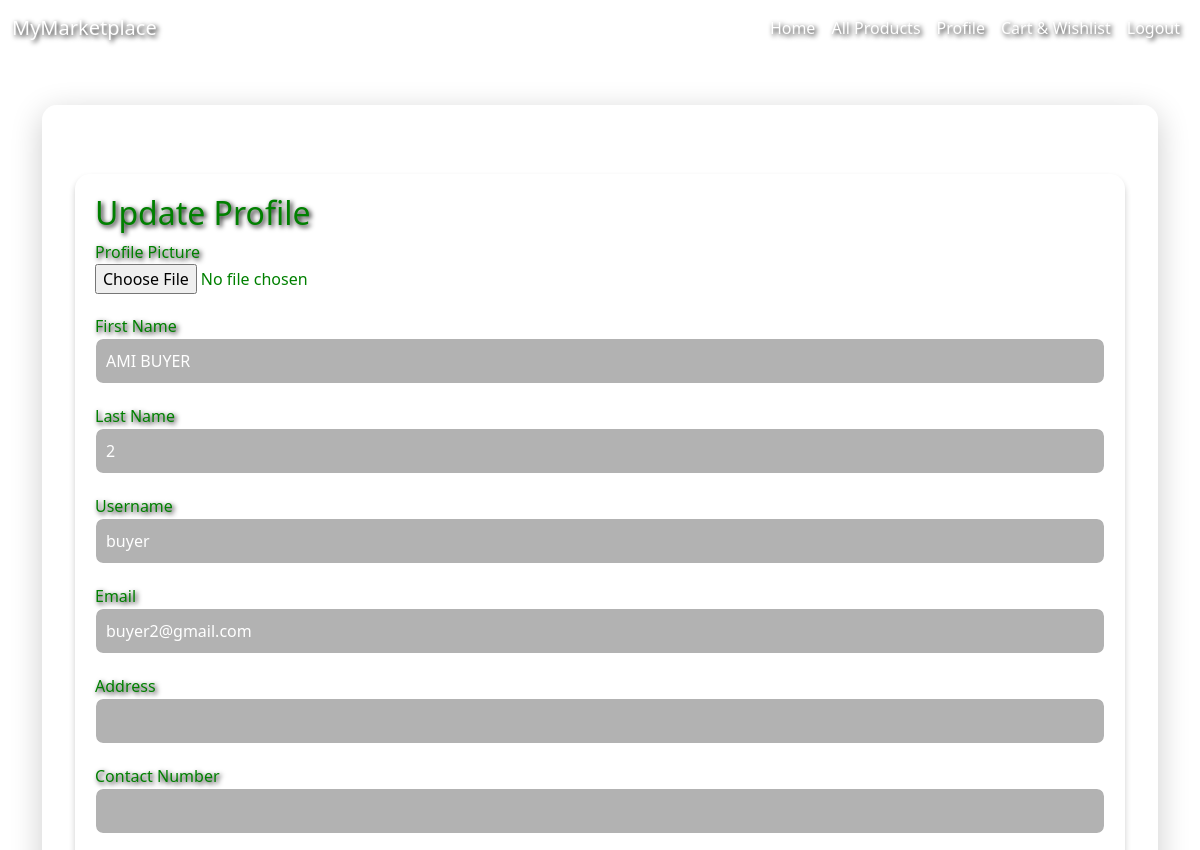
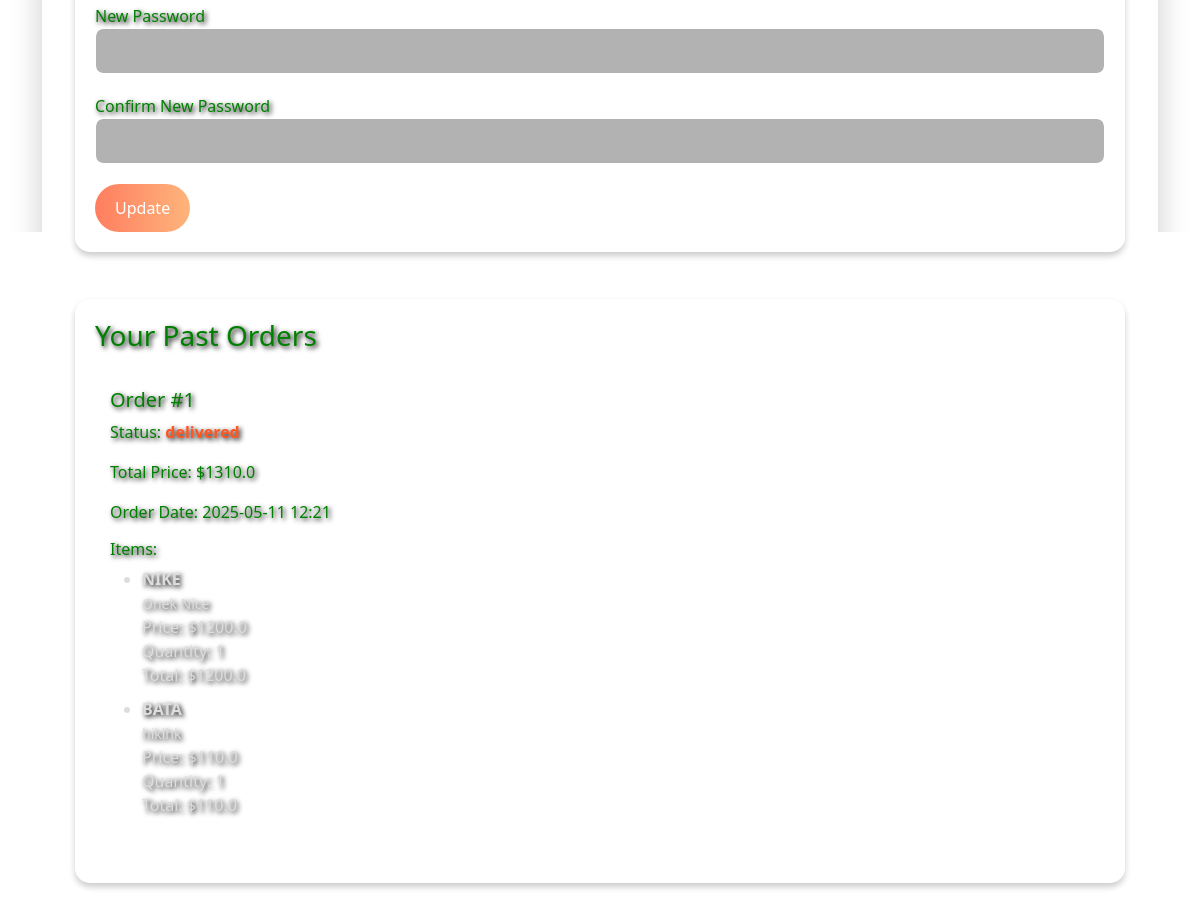
The page /profile (signed in) on the database its author committed (2 pictures, top to bottom).
### models.py (models this page shows, shortened)
class User(db.Model, UserMixin):
    id = db.Column(db.Integer, primary_key=True)
    username = db.Column(db.String(100), unique=True, nullable=False)
    email = db.Column(db.String(120), unique=True, nullable=False)
    password_hash = db.Column(db.String(255), nullable=False)
    role = db.Column(db.String(10), nullable=False)  # 'owner', 'buyer', 'seller'
    first_name = db.Column(db.String(100), nullable=False)
    last_name = db.Column(db.String(100), nullable=False)
    contact_number = db.Column(db.String(20), nullable=True)
    address = db.Column(db.Text, nullable=True)
    profile_picture = db.Column(db.String(255), nullable=True)
    membership_status = db.Column(db.String(10), nullable=True)  # 'free' or 'premium'
    account_status = db.Column(db.String(10), nullable=False, default='active')  # 'active', 'suspended', 'deleted'
    premium = db.Column(db.Boolean, default=False)  # Is the seller premium
    storage_count = db.Column(db.Integer, default=0)  # Track the number of products in the warehouse
    @property
    def is_active(self):
        return self.account_status == 'active'

class Order(db.Model):
    id = db.Column(db.Integer, primary_key=True)
    buyer_id = db.Column(db.Integer, db.ForeignKey('user.id'), nullable=False)
    quantity = db.Column(db.Integer, default=1)
    status = db.Column(db.String(20), default="pending")  # 'pending', 'shipped', 'delivered', 'cancelled'
    order_date = db.Column(db.DateTime)
    total_price = db.Column(db.Float, nullable=False)
    buyer = db.relationship('User', backref=db.backref('orders', lazy=True))

class Product(db.Model):
    id = db.Column(db.Integer, primary_key=True)
    name = db.Column(db.String(100), nullable=False)
    description = db.Column(db.Text, nullable=False)
    price = db.Column(db.Float, nullable=False)
    size = db.Column(db.String(50), nullable=False)
    category = db.Column(db.String(50), nullable=False)
    brand = db.Column(db.String(50), nullable=False)
    upload_time = db.Column(db.DateTime)
    status = db.Column(db.String(20), default="pending")  # 'pending', 'approved', 'rejected'
    owner_id = db.Column(db.Integer, db.ForeignKey('user.id'), nullable=False)  # The seller
    warehouse_status = db.Column(db.String(20), default="not_stored")  # 'stored', 'not_stored'
    review_count = db.Column(db.Integer, default=0)
    total_rating = db.Column(db.Float, default=0.0)  # Total rating sum
    stock = db.Column(db.Integer, default=0)  # Number of products available to the buyer
    original_price = db.Column(db.Float, nullable=False)
    is_auctioned = db.Column(db.Boolean, default=False)
    upload_time = db.Column(db.DateTime)
    image_url = db.Column(db.String(200), nullable=True)
    owner = db.relationship('User', backref=db.backref('products', lazy=True))
    reviews = db.relationship('Review', backref='product', lazy=True)

class OrderItem(db.Model):
    id = db.Column(db.Integer, primary_key=True)
    order_id = db.Column(db.Integer, db.ForeignKey('order.id'), nullable=False)
    product_id = db.Column(db.Integer, db.ForeignKey('product.id'), nullable=False)
    quantity = db.Column(db.Integer, default=1)
    total_price = db.Column(db.Float, nullable=False)
    order = db.relationship('Order', backref=db.backref('items', lazy=True))
    product = db.relationship('Product', backref=db.backref('order_items', lazy=True))

### app.py (the view, shortened to what this page needs)
@app.route('/profile', methods=['GET', 'POST'])
@login_required
def profile():
    orders = Order.query.filter_by(buyer_id=current_user.id).all()
    order_details = []
    for order in orders:
        items = OrderItem.query.filter_by(order_id=order.id).all()
        order_item_details = []
        for item in items:
            product = Product.query.get(item.product_id)
            order_item_details.append({
                'product_name': product.name,
                'product_description': product.description,
                'product_price': product.price,
                'quantity': item.quantity,
                'total_price': item.total_price,
            })
        order_details.append({
            'order_id': order.id,
            'order_date': order.order_date,
            'status': order.status,
            'total_price': order.total_price,
            'items': order_item_details
        })
    return render_template('profile.html', user=current_user, order_details=order_details)

### app.py (called while the page is built)
@login_manager.user_loader
def load_user(user_id):
    return User.query.get(int(user_id))

### templates/profile.html (shortened to what this page needs)
{% extends "base.html" %}
{% block content %}
<div class="container mt-5 green-text-shadow">
    <div class="profile-card">
        <h2>Update Profile</h2>
        <form method="POST" enctype="multipart/form-data">
            <div class="form-group">
                <label>Profile Picture</label><br>
                <input type="file" name="profile_picture" class="form-control-file">
            </div>
            <div class="form-group">
                <label>First Name</label>
                <input name="first_name" class="form-control" value="{{ user.first_name }}">
            </div>
            <div class="form-group">
                <label>Last Name</label>
                <input name="last_name" class="form-control" value="{{ user.last_name }}">
            </div>
            <div class="form-group">
                <label>Username</label>
                <input name="username" class="form-control" value="{{ user.username }}">
            </div>
            <div class="form-group">
                <label>Email</label>
                <input name="email" class="form-control" value="{{ user.email }}">
            </div>
            <div class="form-group">
                <label>Address</label>
                <input name="address" class="form-control" value="{{ user.address or '' }}">
            </div>
            <div class="form-group">
                <label>Contact Number</label>
                <input name="contact_number" class="form-control" value="{{ user.contact_number or '' }}">
            </div>
            <div class="form-group">
                <label>New Password</label>
                <input name="password" type="password" class="form-control">
            </div>
            <div class="form-group">
                <label>Confirm New Password</label>
                <input name="confirm_password" type="password" class="form-control">
            </div>
            <button class="btn btn-primary btn-update">Update</button>
        </form>
    </div>
    <hr>
    <div class="orders-section green-text-shadow">
        <h3>Your Past Orders</h3>
        {% if order_details %}
            <div class="order-list">
                {% for order in order_details %}
                    <div class="order-item">
                        <h5>Order #{{ order.order_id }}</h5>
                        <p>Status: <span class="status">{{ order.status }}</span></p>
                        <p>Total Price: ${{ order.total_price }}</p>
                        <p>Order Date: {{ order.order_date.strftime('%Y-%m-%d %H:%M') }}</p>
                        <h6>Items:</h6>
                        <ul class="order-items-list">
                            {% for item in order['items'] %}
                                <li class="order-item-detail">
                                    <strong>{{ item.product_name }}</strong><br>
                                    <small>{{ item.product_description }}</small><br>
                                    Price: ${{ item.product_price }}<br>
                                    Quantity: {{ item.quantity }}<br>
                                    Total: ${{ item.total_price }}
                                </li>
                            {% endfor %}
                        </ul>
                    </div>
                {% endfor %}
            </div>
        {% else %}
            <p>You have no past orders.</p>
        {% endif %}
    </div>
</div>
{% endblock %}

### templates/base.html (shortened to what this page needs)
<!DOCTYPE html>
<html lang="en">
<head>
    <link href="https://cdn.jsdelivr.net/npm/bootstrap@5.3.2/dist/css/bootstrap.min.css" rel="stylesheet">
</head>
<body>
<nav class="navbar navbar-expand-lg navbar-dark">
    <div class="container-fluid green-text-shadow">
        <a class="navbar-brand text-white" href="{{ url_for('all_products') }}">MyMarketplace</a>
        <div class="collapse navbar-collapse justify-content-end" id="navbarNav">
            <ul class="navbar-nav">
              <li class="nav-item"><a class="nav-link" href="{{ url_for('home') }}">Home</a></li>
                <li class="nav-item"><a class="nav-link" href="{{ url_for('all_products') }}">All Products</a></li>
                {% if current_user.is_authenticated %}
                <li class="nav-item"><a class="nav-link" href="{{ url_for('profile') }}">Profile</a></li>
                    <li class="nav-item"><a class="nav-link" href="{{ url_for('wishlist_cart') }}">Cart & Wishlist</a></li>
                    <li class="nav-item"><a class="nav-link" href="{{ url_for('logout') }}">Logout</a></li>
                {% else %}
                    <li class="nav-item"><a class="nav-link" href="{{ url_for('login') }}">Login</a></li>
                    <li class="nav-item"><a class="nav-link" href="{{ url_for('register') }}">Register</a></li>
                {% endif %}
            </ul>
        </div>
    </div>
</nav>
<div class="container my-5">
    <div class="glass-container">
        {% block content %}{% endblock %}
    </div>
</div>
</body>
</html>

### rows shown on the page
User: first_name "AMI BUYER", last_name "2", username "buyer", email "buyer2@gmail.com"
Order: order_id "1", status "delivered", total_price "1310.0", order_date "2025-05-11 12:21", quantity "1" "1"
Product: product_name "NIKE", product_description "Onek Nice", product_price "1200.0"
OrderItem: total_price "1200.0"
Product: product_name "BATA", product_description "hiklhk", product_price "110.0"
OrderItem: total_price "110.0"
